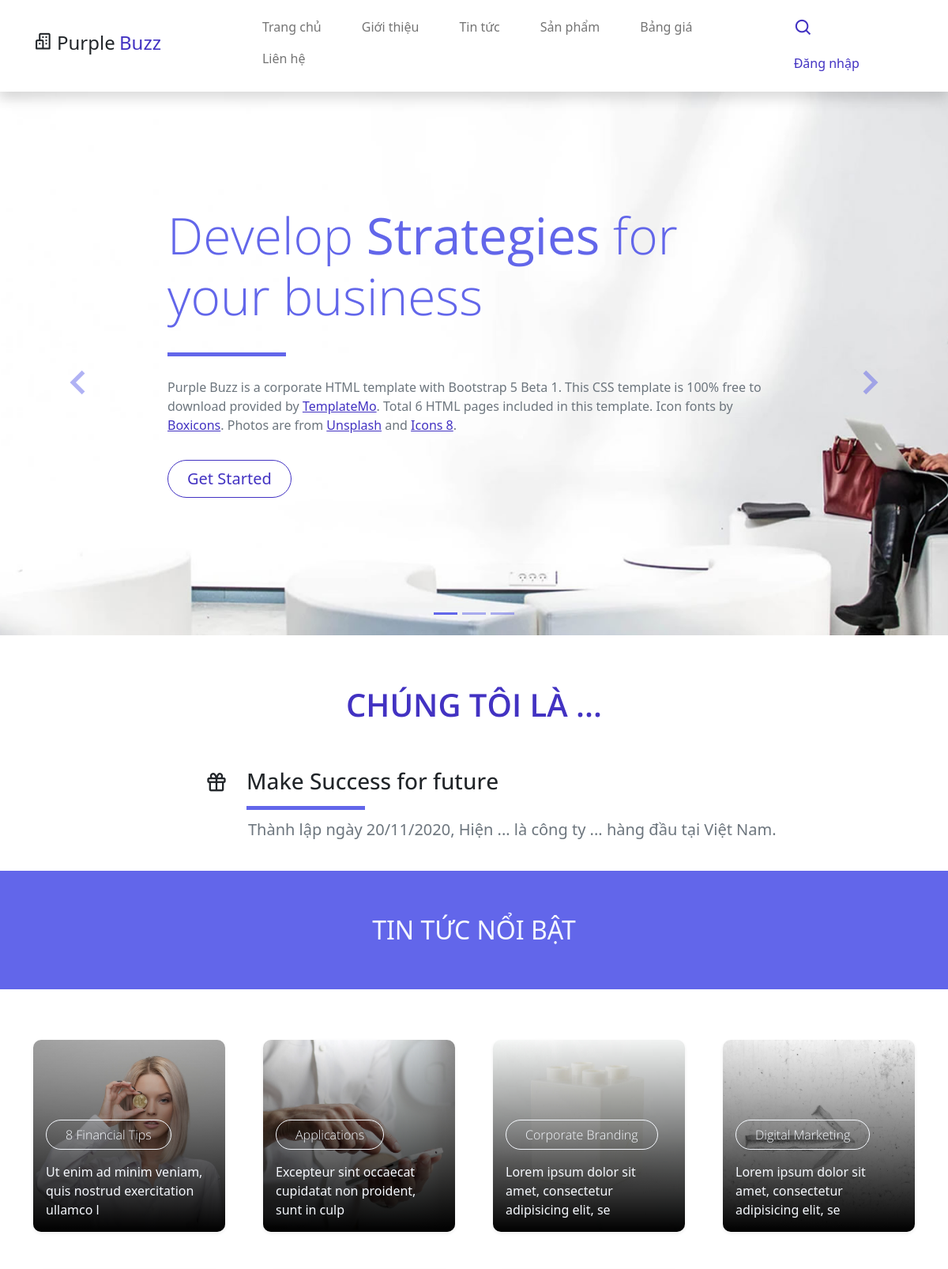
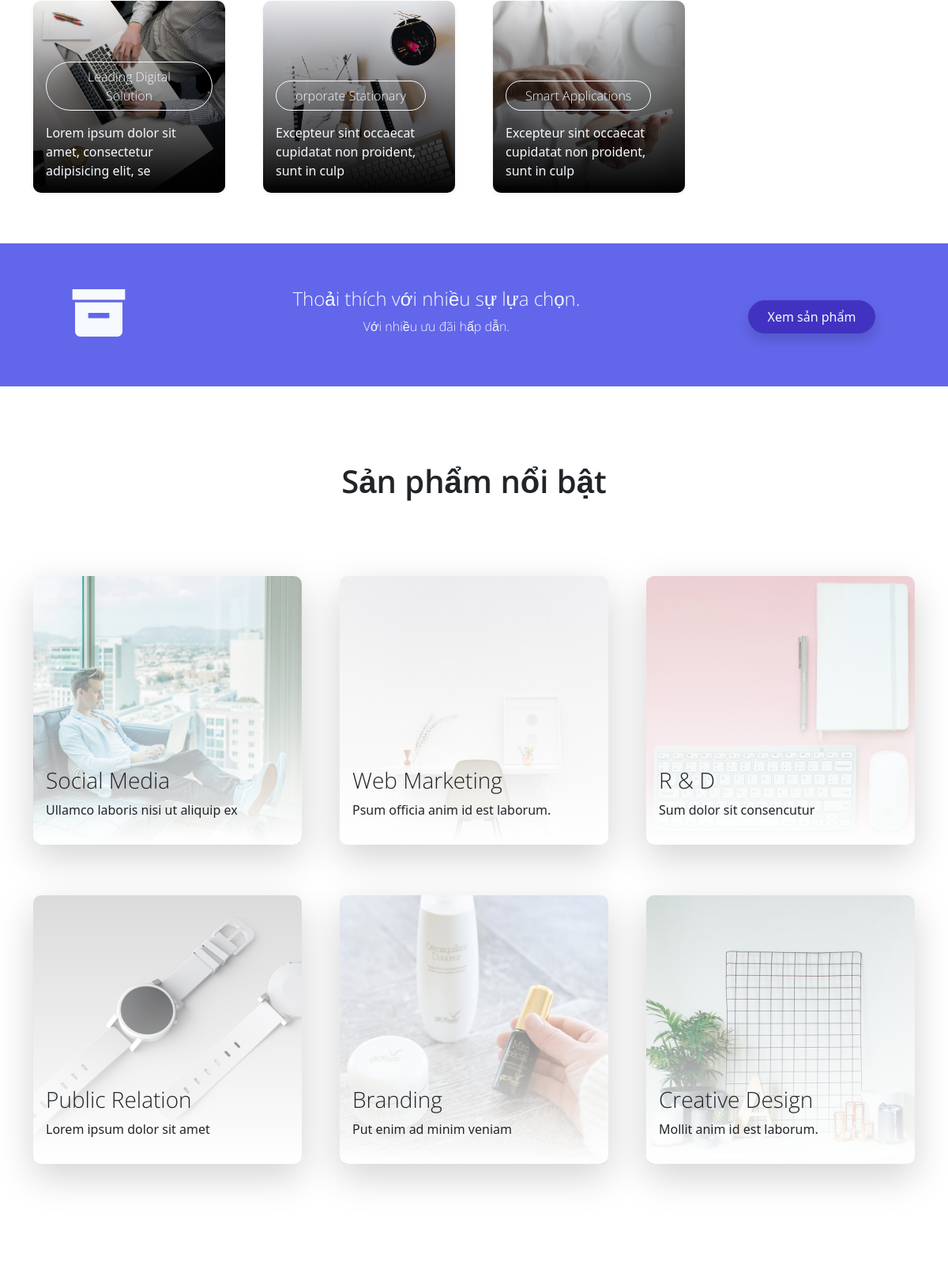
The page / (upper part) on the database its author committed (2 pictures, top to bottom).
### tables this page shows
CREATE TABLE `news` (
  `id` int(11) NOT NULL,
  `name` varchar(40) DEFAULT NULL,
  `description` varchar(60) DEFAULT NULL,
  `status` int(11) NOT NULL,
  `source` varchar(100) NOT NULL,
  `image` varchar(100) NOT NULL
);

### index.php (the view, shortened to what this page needs)
<!DOCTYPE html>
<html lang="en">
<head>
    <link href="assets/css/bootstrap.min.css" rel="stylesheet">
    <link href="assets/css/boxicon.min.css" rel="stylesheet">
    <link rel="stylesheet" href="assets/css/templatemo.css">
    <link rel="stylesheet" href="assets/css/custom.css">
</head>
<body>
    <?php
        include("./header.php");
    ?>
    <div class="banner-wrapper bg-light">
        <div id="index_banner" class="banner-vertical-center-index container-fluid pt-5">
            <div id="carouselExampleIndicators" class="carousel slide" data-bs-ride="carousel">
                <ol class="carousel-indicators">
                    <li data-bs-target="#carouselExampleIndicators" data-bs-slide-to="0" class="active"></li>
                    <li data-bs-target="#carouselExampleIndicators" data-bs-slide-to="1"></li>
                    <li data-bs-target="#carouselExampleIndicators" data-bs-slide-to="2"></li>
                </ol>
                <div class="carousel-inner">
                    <div class="carousel-item active">
                        <div class="py-5 row d-flex align-items-center">
                            <div class="banner-content col-lg-8 col-8 offset-2 m-lg-auto text-left py-5 pb-5">
                                <h1 class="banner-heading h1 text-secondary display-3 mb-0 pb-5 mx-0 px-0 light-300 typo-space-line">
                                    Develop <strong>Strategies</strong> for
                                  <br>your business
                              </h1>
                                <p class="banner-body text-muted py-3 mx-0 px-0">
                                    Purple Buzz is a corporate HTML template with Bootstrap 5 Beta 1. This CSS template is 100% free to download provided by <a rel="nofollow" href="https://templatemo.com/page/1" target="_parent">TemplateMo</a>. Total 6 HTML pages included in this template. Icon fonts by <a rel="nofollow" href="https://boxicons.com/" target="_blank">Boxicons</a>. Photos are from <a rel="nofollow" href="https://unsplash.com/" target="_blank">Unsplash</a> and <a rel="nofollow" href="https://icons8.com/" target="_blank">Icons 8</a>.
                              </p>
                                <a class="banner-button btn rounded-pill btn-outline-primary btn-lg px-4" href="#" role="button">Get Started</a>
                            </div>
                        </div>
                    </div>
                </div>
                <a class="carousel-control-prev text-decoration-none" href="#carouselExampleIndicators" role="button" data-bs-slide="prev">
                    <i class='bx bx-chevron-left'></i>
                </a>
                <a class="carousel-control-next text-decoration-none" href="#carouselExampleIndicators" role="button" data-bs-slide="next">
                    <i class='bx bx-chevron-right'></i>
                </a>
            </div>
        </div>
    </div>
    <section class="service-wrapper py-3">
        <div class="container-fluid pb-3">
            <div class="row">
                <a href="about.php" style="text-decoration: none;">
                    <h2 class="h2 text-center col-12 py-5 semi-bold-600">CHÚNG TÔI LÀ ...</h2>
                </a>
                <div class="service-header col-2 col-lg-3 text-end light-300">
                    <i class='bx bx-gift h3 mt-1'></i>
                </div>
                <div class="service-heading col-10 col-lg-9 text-start float-end light-300">
                    <h2 class="h3 pb-4 typo-space-line">Make Success for future</h2>
                </div>
            </div>
            <h5 class="service-footer col-10 offset-2 col-lg-9 offset-lg-3 text-start pb-3 text-muted px-2">
                Thành lập ngày 20/11/2020, Hiện ... là công ty ... hàng đầu tại Việt Nam.
            </h5>
        </div>
        <div class="service-tag py-5 bg-secondary">
            <div class="col-md-12">
                <div class="row d-flex justify-content-center text-center">
                    <div class="col-lg-7 col-12 text-light pt-2">
                        <a href="news.php" style="text-decoration: none;">
                            <h2 class=" text-light text-center">TIN TỨC NỔI BẬT</h2>
                        </a>
                    </div>
                </div>
            </div>
        </div>
    </section>
    <section class="container overflow-hidden py-5">
        <div class="row gx-5 gx-sm-3 gx-lg-5 gy-lg-5 gy-3 pb-3 projects">
            <?php
                $conn = mysqli_connect('localhost', 'root', '', 'seo-website');
                $sql = "SELECT * FROM news WHERE status=1";
                $query = mysqli_query($conn, $sql);
                while($row = mysqli_fetch_assoc($query)){
                ?>
                    <div class="col-xl-3 col-md-4 col-sm-6 project ui branding">
                        <a href="#" class="service-work card border-0 text-white shadow-sm overflow-hidden mx-5 m-sm-0">
                            <img class="service card-img" src="./assets/img/<?php echo $row['image']; ?>" alt="Card image">
                            <div class="service-work-vertical card-img-overlay d-flex align-items-end">
                                <div class="service-work-content text-left text-light">
                                    <span class="btn btn-outline-light rounded-pill mb-lg-3 px-lg-4 light-300"><?php echo $row['name']; ?></span>
                                    <p class="card-text"><?php echo $row['description']; ?></p>
                                </div>
                            </div>
                        </a>
                    </div>
                <?php
                }
            ?>
        </div>
    </section>
    <section class="bg-secondary">
        <div class="container py-5">
            <div class="row d-flex justify-content-center text-center">
                <div class="col-lg-2 col-12 text-light align-items-center">
                    <i class='display-1 bx bxs-box bx-lg'></i>
                </div>
                <div class="col-lg-7 col-12 text-light pt-2">
                    <h3 class="h4 light-300">Thoải thích với nhiều sự lựa chọn.</h3>
                    <p class="light-300">Với nhiều ưu đãi hấp dẫn.</p>
                </div>
                <div class="col-lg-3 col-12 pt-4">
                    <a href="work.php" class="btn btn-primary rounded-pill btn-block shadow px-4 py-2">Xem sản phẩm</a>
                </div>
            </div>
        </div>
    </section>
    <section class="py-5 mb-5">
        <div class="container">
            <div class="recent-work-header row text-center pb-5">
                <h2 class="col-md-6 m-auto h2 semi-bold-600 py-5">Sản phẩm nổi bật</h2>
            </div>
            <div class="row gy-5 g-lg-5 mb-4">
                <div class="col-md-4 mb-3">
                    <a href="#" class="recent-work card border-0 shadow-lg overflow-hidden">
                        <img class="recent-work-img card-img" src="./assets/img/recent-work-01.jpg" alt="Card image">
                        <div class="recent-work-vertical card-img-overlay d-flex align-items-end">
                            <div class="recent-work-content text-start mb-3 ml-3 text-dark">
                                <h3 class="card-title light-300">Social Media</h3>
                                <p class="card-text">Ullamco laboris nisi ut aliquip ex</p>
                            </div>
                        </div>
                    </a>
                </div>
                <div class="col-md-4 mb-3">
                    <a href="#" class="recent-work card border-0 shadow-lg overflow-hidden">
                        <img class="recent-work-img card-img" src="./assets/img/recent-work-02.jpg" alt="Card image">
                        <div class="recent-work-vertical card-img-overlay d-flex align-items-end">
                            <div class="recent-work-content text-start mb-3 ml-3 text-dark">
                                <h3 class="card-title light-300">Web Marketing</h3>
                                <p class="card-text">Psum officia anim id est laborum.</p>
                            </div>
                        </div>
                    </a>
                </div>
                <div class="col-md-4 mb-3">
                    <a href="#" class="recent-work card border-0 shadow-lg overflow-hidden">
                        <img class="recent-work-img card-img" src="./assets/img/recent-work-03.jpg" alt="Card image">
                        <div class="recent-work-vertical card-img-overlay d-flex align-items-end">
                            <div class="recent-work-content text-start mb-3 ml-3 text-dark">
                                <h3 class="card-title light-300">R & D</h3>
                                <p class="card-text">Sum dolor sit consencutur</p>
                            </div>
                        </div>
                    </a>
                </div>
                <div class="col-md-4 mb-3">
                    <a href="#" class="recent-work card border-0 shadow-lg overflow-hidden">
                        <img class="recent-work-img card-img" src="./assets/img/recent-work-04.jpg" alt="Card image">
                        <div class="recent-work-vertical card-img-overlay d-flex align-items-end">
                            <div class="recent-work-content text-start mb-3 ml-3 text-dark">
                                <h3 class="card-title light-300">Public Relation</h3>
                                <p class="card-text">Lorem ipsum dolor sit amet</p>
                            </div>
                        </div>
                    </a>
                </div>
                <div class="col-md-4 mb-3">
                    <a href="#" class="recent-work card border-0 shadow-lg overflow-hidden">
                        <img class="recent-work-img card-img" src="./assets/img/recent-work-05.jpg" alt="Card image">
                        <div class="recent-work-vertical card-img-overlay d-flex align-items-end">
                            <div class="recent-work-content text-start mb-3 ml-3 text-dark">
                                <h3 class="card-title light-300">Branding</h3>
                                <p class="card-text">Put enim ad minim veniam</p>
                            </div>
                        </div>
                    </a>
                </div>
                <div class="col-md-4 mb-3">
                    <a href="#" class="recent-work card border-0 shadow-lg overflow-hidden">
                        <img class="recent-work-img card-img" src="./assets/img/recent-work-06.jpg" alt="Card image">
                        <div class="recent-work-vertical card-img-overlay d-flex align-items-end">
                            <div class="recent-work-content text-start mb-3 ml-3 text-dark">
                                <h3 class="card-title light-300">Creative Design</h3>
                                <p class="card-text">Mollit anim id est laborum.</p>
                            </div>
                        </div>
                    </a>
                </div>
            </div>
        </div>
    </section>
    <?php
        include("./footer.php");
    ?>
</body>
</html>

### assets/css/templatemo.css (style rules this page uses)
html { font-family: 'Open Sans', sans-serif; }
p, a { font-weight: 400; }
.h2 { font-size: 40px; }
.h3 { font-size: 28px; }
.light-300 { font-family: 'Open Sans', sans-serif !important; font-weight: 300; }
.semi-bold-600 { font-family: 'Open Sans', sans-serif !important; font-weight: 600; }
.typo-space-line::after, .typo-space-line-center::after { content: ""; width: 150px; display:block; position: absolute; border-bottom: 5px solid #6266ea; padding-top: .5em; }
#index_banner { background-image: url('./../img/banner-bg-01.jpg'); background-position: center center; background-size: cover; height: 100%; min-height: 60vh; width: 100%; }
#index_banner .carousel-item { min-height: 60vh; }
#index_banner .carousel-control-prev i, #index_banner .carousel-control-next i { color: #6266ea !important; text-decoration: none; font-size: 4em; }
#index_banner .carousel-inner { height: 80vh; }
#index_banner .carousel-indicators li, #index_banner .carousel-indicators.active { background-color: #6266ea !important; }
.service-wrapper .service-footer { max-width: 720px; }
.service-work.card { border-radius: 10px !important; cursor: pointer; }
.service-work .service-work-vertical { background: rgb(0,0,0); background: linear-gradient(0deg, rgba(0,0,0,1) 0%, rgba(0,0,0,0) 33.33%, rgba(255,255,255,1) 66.66%, rgba(255,255,255,0) 99.99%); background-size: 300% 300%; background-position: 0% 100%; transition: .5s; }
.recent-work.card { border-radius: 10px !important; }
.recent-work .recent-work-vertical { background: rgb(255,255,255); background: linear-gradient(0deg, rgba(255,255,255,1) 0%, rgba(255,255,255,0) 33.333%, rgba(97,84,199,1) 66.666%, rgba(255,255,255,0) 99.999%); background-size: 300% 300%; background-position: 0% 100%; transition: .5s; cursor: pointer; }

### rows shown on the page
news: image (picture), name "8 Financial Tips", description "Ut enim ad minim veniam, quis nostrud exercitation ullamco l"
news: image (picture), name "Applications", description "Excepteur sint occaecat cupidatat non proident, sunt in culp"
news: image (picture), name "Corporate Branding", description "Lorem ipsum dolor sit amet, consectetur adipisicing elit, se"
news: image (picture), name "Digital Marketing", description "Lorem ipsum dolor sit amet, consectetur adipisicing elit, se"
news: image (picture), name "Leading Digital Solution", description "Lorem ipsum dolor sit amet, consectetur adipisicing elit, se"
news: image (picture), name "orporate Stationary", description "Excepteur sint occaecat cupidatat non proident, sunt in culp"
news: image (picture), name "Smart Applications", description "Excepteur sint occaecat cupidatat non proident, sunt in culp"
